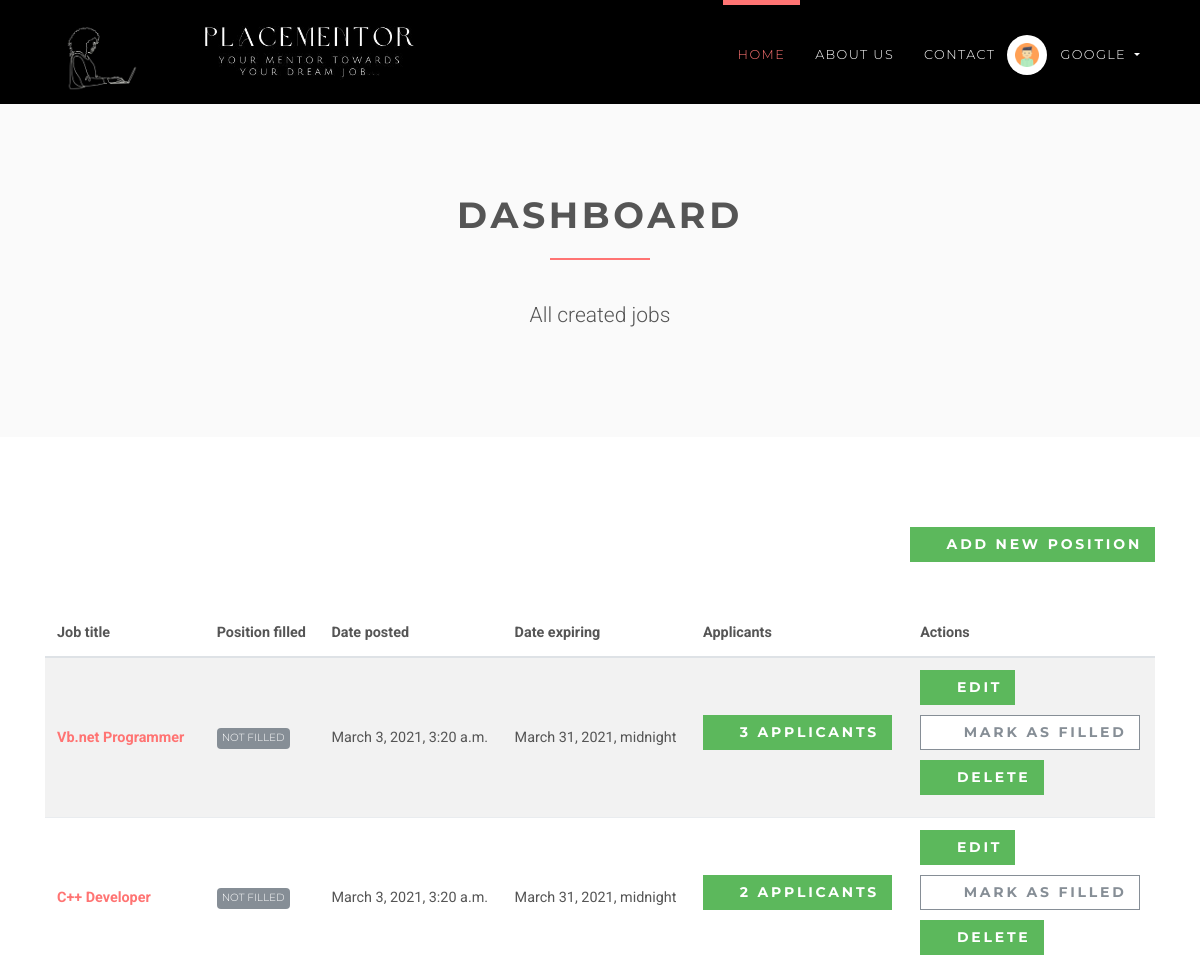
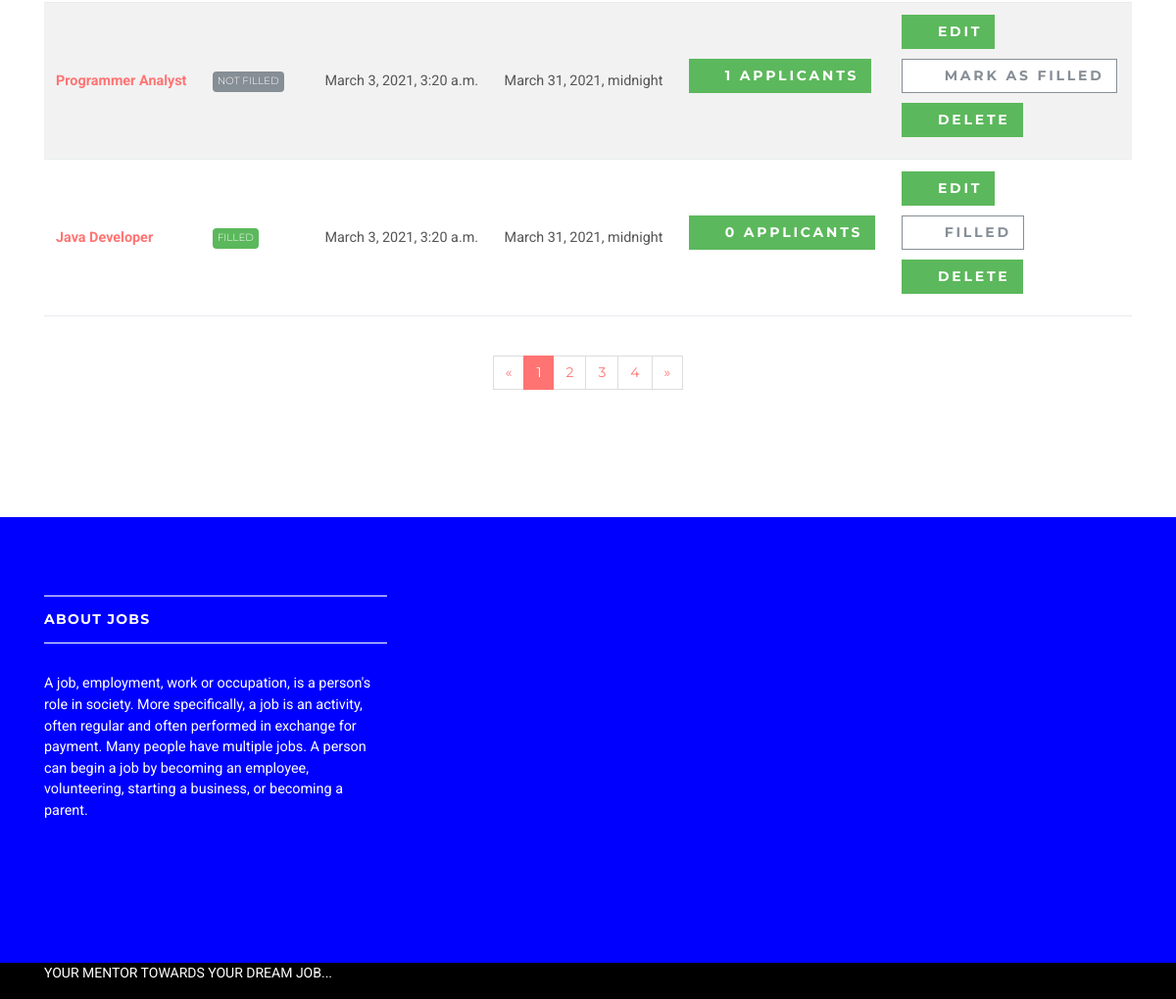
/employer/dashboard (signed in), run on the app's committed database (2 pictures, top to bottom).
### accounts/models.py (models this page shows, shortened)
class User(AbstractUser):
    username = None
    role = models.CharField(max_length=12, error_messages={
        'required': "Role must be provided"
    })
    gender = models.CharField(max_length=10, blank=True, null=True, default="")
    email = models.EmailField(unique=True, blank=False,
                              error_messages={
                                  'unique': "A user with that email already exists.",
                              })
    USERNAME_FIELD = "email"
    REQUIRED_FIELDS = []
    objects = UserManager()

### jobsapp/models.py (models this page shows, shortened)
class Job(models.Model):
    user = models.ForeignKey(User, on_delete=models.CASCADE)
    title = models.CharField(max_length=300)
    description = models.TextField()
    location = models.CharField(max_length=150)
    type = models.CharField(choices=JOB_TYPE, max_length=10)
    category = models.CharField(max_length=100)
    last_date = models.DateTimeField()
    company_name = models.CharField(max_length=100)
    company_description = models.CharField(max_length=300)
    website = models.CharField(max_length=100, default="")
    created_at = models.DateTimeField(default=timezone.now)
    filled = models.BooleanField(default=False)

### jobsapp/views/employer.py (the view)
# urls.py: path('', DashboardView.as_view(), name='employer-dashboard'),
class DashboardView(ListView):
    model = Job
    template_name = 'jobs/employer/dashboard.html'
    context_object_name = 'jobs'
    @method_decorator(login_required(login_url=reverse_lazy('accounts:login')))
    @method_decorator(user_is_employer)
    def dispatch(self, request, *args, **kwargs):
        return super().dispatch(self.request, *args, **kwargs)
    def get_queryset(self):
        return self.model.objects.filter(user_id=self.request.user.id)

### templates/jobs/employer/dashboard.html (shortened to what this page needs)
{% extends 'base.html' %}
{% load static %}
{% block content %}
    <section class="bg-light-gray">
        <div class="container">
            <div class="row">
                <div class="col-lg-8 mx-auto">
                    <h1 class="heading">dashboard</h1>
                    <p class="lead text-center">All created jobs</p>
                </div>
            </div>
        </div>
    </section>
    <section>
        <div class="container">
            <div class="row">
                <div class="col-lg-12 text-right mb-5"><a href="{% url 'jobs:employer-jobs-create' %}"
                                                          class="btn btn-success">
                    <i class="fa fa-plus"></i>Add new position</a></div>
                <div class="col-lg-12">
                    <div class="table-responsive">
                        <table class="table table-striped table-hover table-client-dashboard">
                            <thead>
                            <tr>
                                <th>Job title</th>
                                <th>Position filled</th>
                                <th>Date posted</th>
                                <th>Date expiring</th>
                                <th>Applicants</th>
                                <th>Actions</th>
                            </tr>
                            </thead>
                            <tbody>
                            {% for job in jobs %}
                                <tr>
                                    <th><a href="{% url 'jobs:jobs-detail' job.id %}">{{ job.title }}</a>
                                    </th>
                                    <td>
                                        {% if job.filled %}
                                            <span class="badge badge-success">Filled</span>
                                        {% else %}
                                            <span class="badge badge-secondary">Not Filled</span>
                                        {% endif %}
                                    </td>
                                    <td>{{ job.created_at }}</td>
                                    <td>{{ job.last_date }}</td>
                                    <td>
                                        <a href="{% url 'jobs:employer-dashboard-applicants' job.id %}"
                                           class="btn btn-success">
                                            <i class="fa fa-users"></i>{{ job.applicants.count }}
                                            <span class="hidden-xs hidden-sm">Applicants</span>
                                        </a>
                                    </td>
                                    <td>
                                        <a href="#" class="btn btn-success">
                                            <i class="fa fa-edit"></i>Edit
                                        </a>
                                        <br>
                                        {% if job.filled %}
                                            <a href="{% url 'jobs:job-mark-filled' job.id %}"
                                               class="btn btn-outline-white-secondary">
                                                <i class="fa fa-check-circle-o"></i>
                                                <span class="hidden-xs hidden-sm">Filled</span>
                                            </a><br>
                                        {% else %}
                                            <a href="{% url 'jobs:job-mark-filled' job.id %}"
                                               class="btn btn-outline-white-secondary">
                                                <i class="fa fa-check-circle-o"></i>
                                                <span class="hidden-xs hidden-sm">Mark as </span>filled
                                            </a><br>
                                        {% endif %}
                                        <a href="#" class="btn btn-success">
                                            <i class="fa fa-times-circle-o"></i>Delete
                                        </a>
                                    </td>
                                </tr>
                            {% endfor %}
                            </tbody>
                        </table>
                    </div>
                    <div class="pages">
                        <nav aria-label="Page navigation example" class="d-flex justify-content-center mt-4 mb-4">
                            <ul class="pagination">
                                <li class="page-item"><a href="#" aria-label="Previous" class="page-link"><span
                                        aria-hidden="true">«</span><span class="sr-only">Previous</span></a></li>
                                <li class="page-item active"><a href="#" class="page-link">1</a></li>
                                <li class="page-item"><a href="#" class="page-link">2</a></li>
                                <li class="page-item"><a href="#" class="page-link">3</a></li>
                                <li class="page-item"><a href="#" class="page-link">4</a></li>
                                <li class="page-item"><a href="#" aria-label="Next" class="page-link"><span
                                        aria-hidden="true">»</span><span class="sr-only">Next</span></a></li>
                            </ul>
                        </nav>
                    </div>
                </div>
            </div>
        </div>
    </section>
{% endblock %}

### templates/base.html (shortened to what this page needs)
{% load static %}
<!DOCTYPE html>
<html>
<head>
    <link rel="stylesheet"
          href="{% static 'vendor/bootstrap/css/bootstrap.min.css' %}">
    <link rel="stylesheet"
          href="{% static 'vendor/font-awesome/css/font-awesome.min.css' %}">
    <link rel="stylesheet"
          href="{% static 'vendor/owl.carousel/assets/owl.carousel.css' %}">
    <link rel="stylesheet"
          href="{% static 'vendor/owl.carousel/assets/owl.theme.default.css' %}">
    <link rel="stylesheet" href="{% static 'css/style.default.css' %}"
          id="theme-stylesheet">
    <link rel="stylesheet" href="{% static 'css/custom.css' %}">
</head>
<body>
<header class="header">
    <nav class="navbar navbar-expand-lg bg-dark">
        <div class="container">
            <a href="/" class="navbar-brand">
                <img src="{% static 'img/logo.png' %}" alt="logo" class="d-none d-lg-block logo_c">
                <img src="{% static 'img/name.png' %}" alt="logo" id="logo2_c" class="d-none d-lg-block logo_c">
            </a>
            <div id="navbarSupportedContent" class="collapse navbar-collapse">
                <ul class="navbar-nav ml-auto">
                    <li class="nav-item active">
                        <a href="/" class="nav-link">Home <span class="sr-only">(current)</span></a>
                    </li>
                    <li class="nav-item">
                        <a href="#" class="nav-link">About Us</a>
                    </li>
                    <li class="nav-item">
                        <a href="#" class="nav-link">Contact</a>
                    </li>
                    {% if request.user.is_authenticated and request.user.role == 'employer' %}
                        <li class="nav-item dropdown">
                            <a id="clientZone" href="#" data-toggle="dropdown"
                               aria-haspopup="true" aria-expanded="false"
                               class="nav-link dropdown-toggle has-img mb-3 mb-lg-0 mt-3 mt-lg-0">
                                <div class="client-menu-image">
                                    <div class="inner">
                                        <img src="{% static 'img/avatar.png' %}"
                                             alt="company image"
                                             class="img-fluid">
                                    </div>
                                </div>
                                {% if request.user.role == 'employee' %}
                                    {{ request.user.first_name }} {{ request.user.last_name }}
                                {% else %}
                                    {{ request.user.first_name }}
                                {% endif %}
                            </a>
                        </li>
                    {% endif %}
                </ul>
            </div>
        </div>
    </nav>
</header>
<div>
    {% block content %} {% endblock %}
</div>
<footer class="footer">
    <div class="footer__block">
        <div class="container">
            <div class="row">
                <div class="col-lg-4 col-md-12 mb-5">
                    <h4 class="h5">About Jobs</h4>
                    <p> A job, employment, work or occupation, is a person's role in society. More specifically, a job is an activity, often regular and often performed in exchange for payment. Many people have multiple jobs. A person can begin a job by becoming an employee, volunteering, starting a business, or becoming a parent. </p>
                </div>
            </div>
        </div>
    </div>
    <div class="footer__copyright">
        <div class="container">
            <div class="row">
                <div class="col-md-6 text-md-left text-center">
                    <p>YOUR MENTOR TOWARDS YOUR DREAM JOB...</p>
                </div>
            </div>
        </div>
    </div>
</footer>
</body>
</html>

### static/css/custom.css (style rules this page uses)
.logo_c { height: 80px; float: left; }
#logo2_c { margin-left: 10px; }

### data on the page
User: user.first_name "GOOGLE"
Job: title "Vb.net Programmer", filled "NOT FILLED", created_at "March 3, 2021, 3:20 a.m.", last_date "March 31, 2021, midnight", applicants.count "3"
Job: title "C++ Developer", filled "NOT FILLED", created_at "March 3, 2021, 3:20 a.m.", last_date "March 31, 2021, midnight", applicants.count "2"
Job: title "Programmer Analyst", filled "NOT FILLED", created_at "March 3, 2021, 3:20 a.m.", last_date "March 31, 2021, midnight", applicants.count "1"
Job: title "Java Developer", filled "FILLED", created_at "March 3, 2021, 3:20 a.m.", last_date "March 31, 2021, midnight", applicants.count "0"
